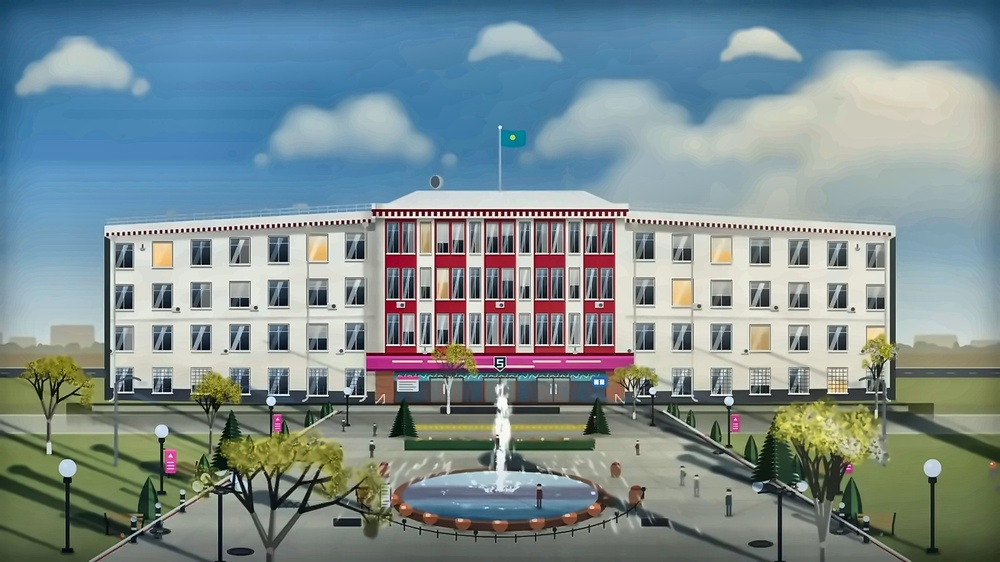
#> input picture frontend/src/assets/bg-day.jpg, 1000 x 562 px, shrunk from 3200 x 1800 before the run
$ python day.py ../../frontend/src/assets/bg-day.jpg ../../frontend/src/assets/bg-night.jpg
#> lines starting #> are read from the running program, lines starting #| are printed output that depends on the picture
import cv2, numpy as np, sys
src, out = sys.argv[1], sys.argv[2]
img = cv2.imread(src)                                  # 1600x900, BGR
#> img is the input picture: shape (562, 1000, 3); mean B, G, R 143.8, 141.4, 124.5
# 1) убрать блочные артефакты/шум сжатия, сохраняя края
den = cv2.fastNlMeansDenoisingColored(img, None, 4, 4, 7, 21)
# 2) увеличение ×2 (Lanczos)
up = cv2.resize(den, None, fx=2, fy=2, interpolation=cv2.INTER_LANCZOS4)
# 3) сгладить «лесенки» после увеличения, сохраняя границы (иллюстрация — плоские заливки)
up = cv2.bilateralFilter(up, 7, 22, 7)
# 4) резкость: unsharp mask
blur = cv2.GaussianBlur(up, (0, 0), 2.2)
sharp = cv2.addWeighted(up, 1.55, blur, -0.55, 0)
# 5) лёгкий контраст и насыщенность
hsv = cv2.cvtColor(sharp, cv2.COLOR_BGR2HSV).astype(np.float32)
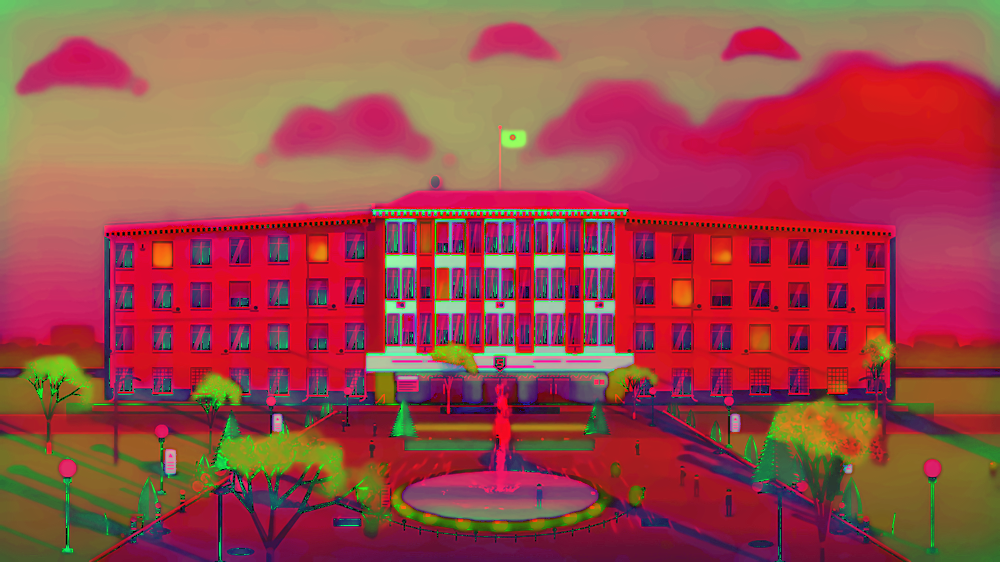
#> hsv: shape (1124, 2000, 3) float32 (shown at 1/2 size); mean B, G, R 72.7, 72.3, 155.5
hsv[..., 1] = np.clip(hsv[..., 1] * 1.08, 0, 255)
sharp = cv2.cvtColor(hsv.astype(np.uint8), cv2.COLOR_HSV2BGR)
lab = cv2.cvtColor(sharp, cv2.COLOR_BGR2LAB)
#> lab: shape (1124, 2000, 3); mean of channels 0, 1, 2 144.6, 123.9, 125
l, a, b = cv2.split(lab)
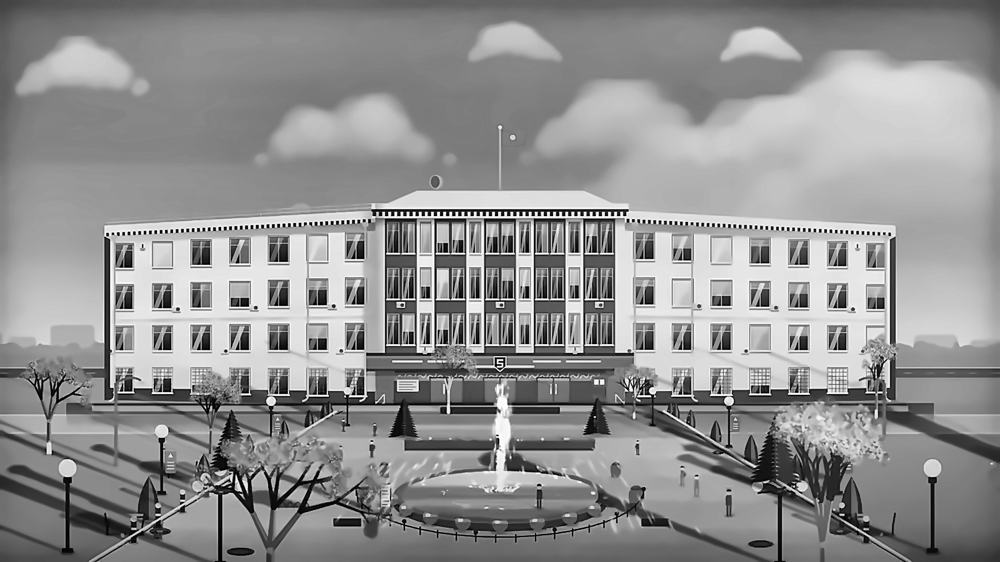
#> l: shape (1124, 2000) (shown at 1/2 size); min 0, max 255, mean 144.6
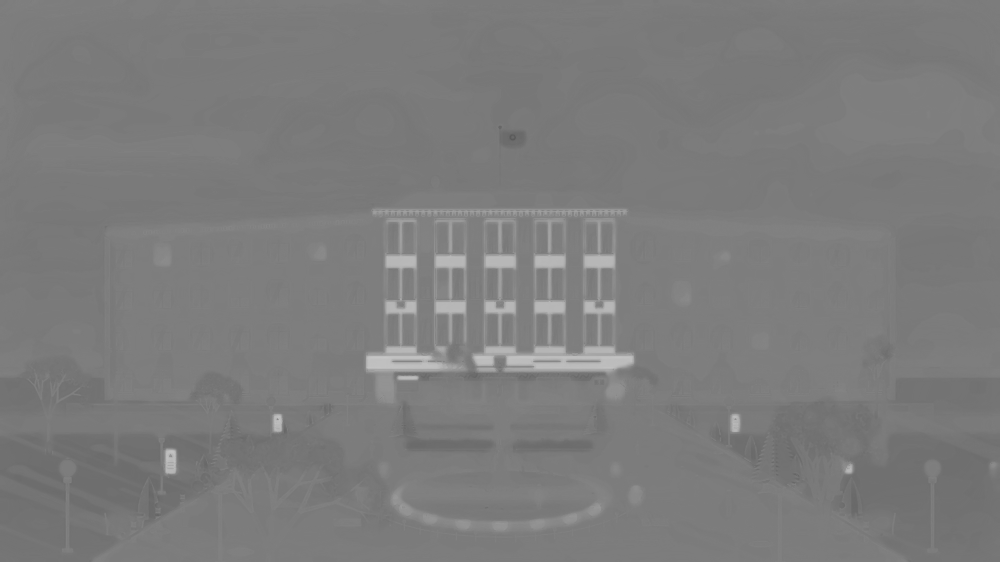
#> a: shape (1124, 2000) (shown at 1/2 size); min 87, max 199, mean 123.9
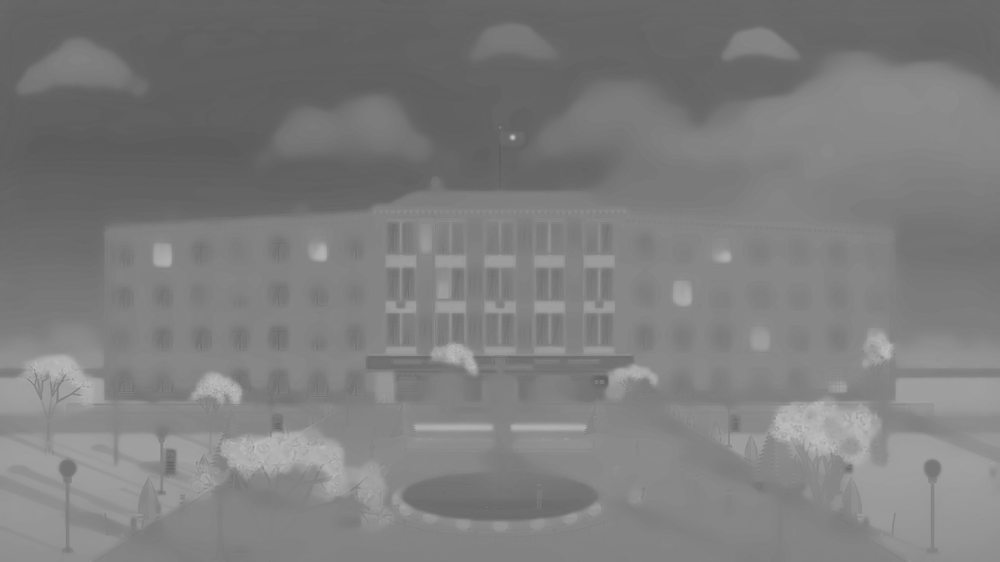
#> b: shape (1124, 2000) (shown at 1/2 size); min 90, max 193, mean 125
l = cv2.createCLAHE(clipLimit=1.4, tileGridSize=(8, 8)).apply(l)
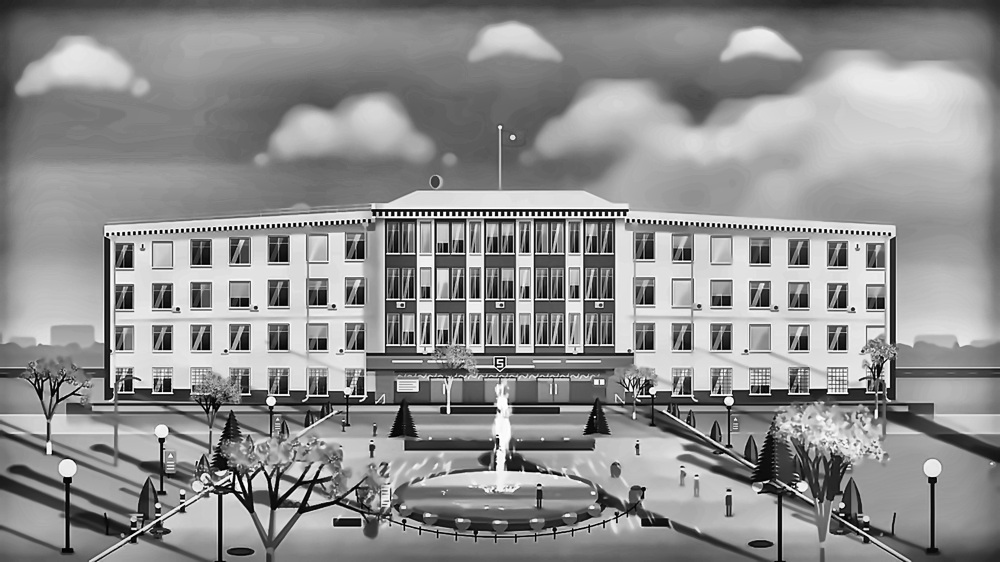
#> l: shape (1124, 2000) (shown at 1/2 size); min 1, max 255, mean 142.7
res = cv2.cvtColor(cv2.merge([l, a, b]), cv2.COLOR_LAB2BGR)
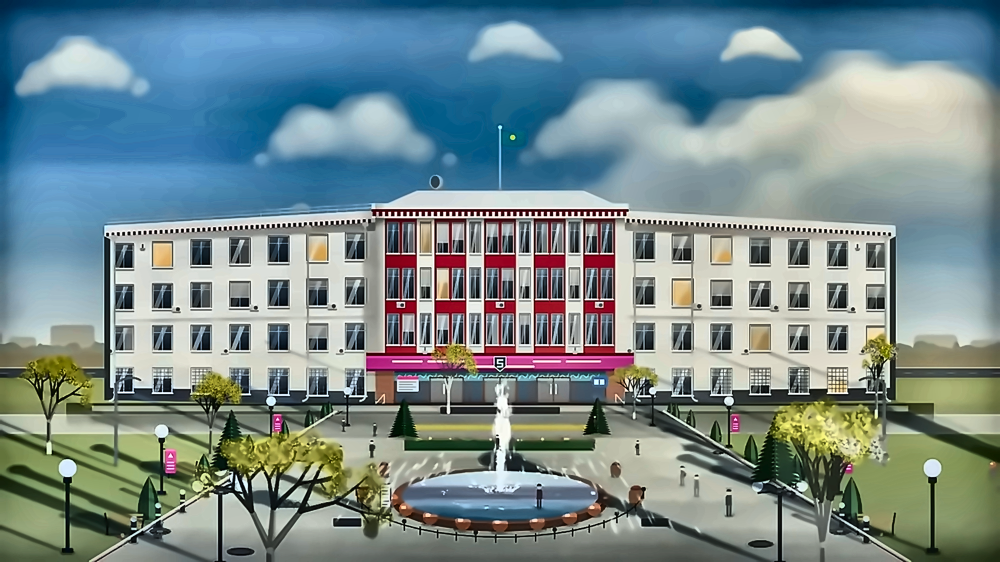
#> res: shape (1124, 2000, 3) (shown at 1/2 size); mean B, G, R 140.8, 138.6, 119.1
cv2.imwrite(out, res)
print(res.shape)
#| (1124, 2000, 3)
